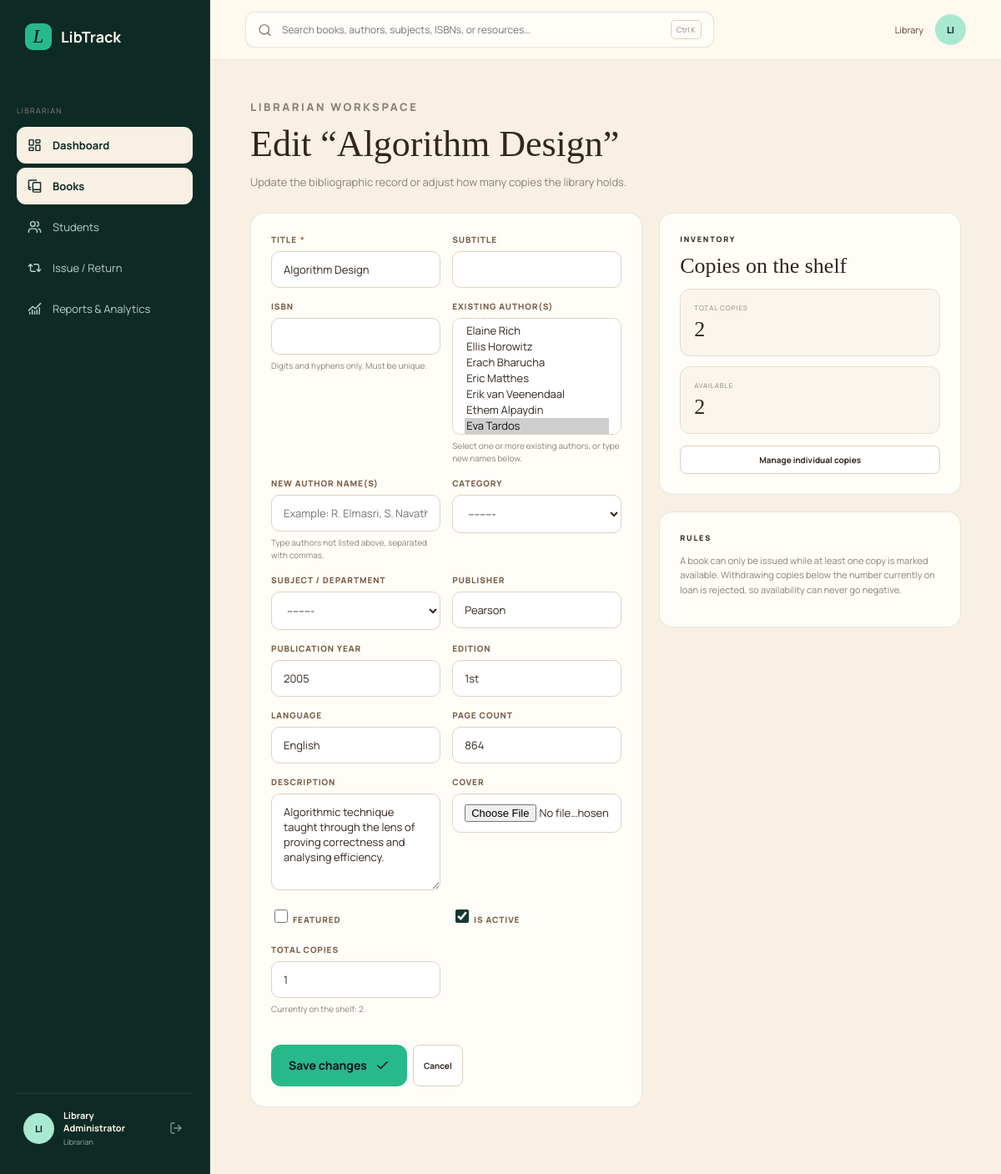
Page /librarian/books/62/edit/ (signed in) on the committed database.
### core/models.py (models this page shows, shortened)
class TimestampedModel(models.Model):
    created_at = models.DateTimeField(auto_now_add=True)
    updated_at = models.DateTimeField(auto_now=True)
    class Meta:
        abstract = True

class Book(TimestampedModel):
    title = models.CharField(max_length=240, db_index=True)
    slug = models.SlugField(max_length=260, unique=True, blank=True)
    subtitle = models.CharField(max_length=240, blank=True)
    isbn = models.CharField(max_length=20, unique=True, null=True, blank=True)
    authors = models.ManyToManyField(Author, related_name="books", blank=True)
    categories = models.ManyToManyField(Category, related_name="books", blank=True)
    subject = models.ForeignKey(
        Subject, null=True, blank=True, on_delete=models.SET_NULL, related_name="books")
    publisher = models.CharField(max_length=160, blank=True)
    publication_year = models.PositiveSmallIntegerField(null=True, blank=True)
    edition = models.CharField(max_length=40, blank=True)
    language = models.CharField(max_length=40, default="English")
    page_count = models.PositiveIntegerField(null=True, blank=True)
    description = models.TextField(blank=True)
    cover = models.ImageField(upload_to="covers/", blank=True, null=True)
    cover_family = models.CharField(max_length=40, blank=True, db_index=True)
    featured = models.BooleanField(default=False, db_index=True)
    is_active = models.BooleanField(default=True, db_index=True)
    objects = BookQuerySet.as_manager()
    class Meta:
        ordering = ["title"]
        indexes = [
            models.Index(fields=["is_active", "title"], name="book_active_title_idx"),
            models.Index(fields=["is_active", "featured"], name="book_active_featured_idx"),
            models.Index(fields=["subject", "publication_year"], name="book_subject_year_idx"),
        ]
    @property
    def total_copies(self):
        cached = getattr(self, "_prefetched_objects_cache", None)
        if cached and "copies" in cached:
            return len(cached["copies"])
        return self.copies.count()
    @property
    def available_copies(self):
        cached = getattr(self, "_prefetched_objects_cache", None)
        if cached and "copies" in cached:
            return sum(1 for copy in cached["copies"]
                       if copy.status == BookCopy.Status.AVAILABLE)
        return self.copies.filter(status=BookCopy.Status.AVAILABLE).count()

class BookCopy(TimestampedModel):
    class Status(models.TextChoices):
        AVAILABLE = "available", "Available"
        ON_LOAN = "on_loan", "On loan"
        RESERVED = "reserved", "Reserved"
        REPAIR = "repair", "In repair"
        LOST = "lost", "Lost"
    book = models.ForeignKey(Book, on_delete=models.PROTECT, related_name="copies")
    accession_number = models.CharField(max_length=40, unique=True)
    status = models.CharField(
        max_length=12, choices=Status.choices, default=Status.AVAILABLE, db_index=True)
    shelf_location = models.CharField(max_length=80, blank=True)
    acquired_on = models.DateField(null=True, blank=True)
    notes = models.TextField(blank=True)
    class Meta:
        ordering = ["accession_number"]
        indexes = [
            models.Index(fields=["book", "status"], name="copy_book_status_idx"),
        ]

### core/views.py (the view)
# urls.py: path("librarian/books/<int:pk>/edit/", views.librarian_book_edit, name="librarian_book_edit"),
@_librarian_required
def librarian_book_edit(request, pk):
    book = get_object_or_404(Book.objects.with_availability(), pk=pk)
    if request.method == "POST":
        form = BookForm(request.POST, request.FILES, instance=book)
        if form.is_valid():
            book = form.save()
            requested = form.cleaned_data.get("total_copies")
            if requested is not None:
                current = book.total_copies
                if requested > current:
                    services.add_copies(book, requested - current)
                elif requested < current:
                    removable = (book.copies.filter(status=BookCopy.Status.AVAILABLE)
                                 .order_by("-accession_number")[: current - requested])
                    for copy in removable:
                        copy.delete()
            services.log_action(ActivityLog.Action.ADMIN, user=request.user,
                                description=f"Updated {book.title}", obj=book)
            messages.success(request, f"“{book.title}” was updated.")
            return redirect("core:librarian_books")
        messages.error(request, "Please correct the highlighted fields.")
    else:
        form = BookForm(instance=book)
    return render(request, "librarian/book_form.html", {
        "form": form, "book": book, "is_edit": True, "section": "librarian"})

### core/context_processors.py (called while the page is built)
def library_rules(request):
    return {"LIBRARY_RULES": django_settings.LIBRARY_RULES}

### core/models.py (called while the page is built)
    def __str__(self):
        return self.name

    def __str__(self):
        return self.name

    def __str__(self):
        if self.semester_id and self.code:
            return f"{self.code} — {self.name}"
        return self.name

    def with_availability(self):
        return self.prefetch_related("copies")

### core/views.py (called while the page is built)
def _librarian_required(view):
    return user_passes_test(
        lambda u: u.is_authenticated and u.is_staff, login_url="core:portal_select")(view)

### templates/librarian/book_form.html (shortened to what this page needs)
{% extends "base.html" %}
{% block content %}
<div class="app-shell">
  {% include "partials/sidebar.html" %}
  <main class="app-main">
    {% include "partials/topbar.html" %}
    <section class="content-pad">
      <div class="page-intro">
        <p class="app-eyebrow">LIBRARIAN WORKSPACE</p>
        <h1>{% if is_edit %}Edit “{{ book.title }}”{% else %}Add a new title{% endif %}</h1>
        <p>{% if is_edit %}Update the bibliographic record or adjust how many copies the library holds.{% else %}Bibliographic details create the record; the copy count creates physical items on the shelf.{% endif %}</p>
      </div>
      <div class="panel-grid">
        <section class="panel">
          <form method="post" enctype="multipart/form-data" novalidate>{% csrf_token %}
            <div class="form-grid form-grid-2">
              {% for field in form %}{% include "partials/form_field.html" %}{% endfor %}
            </div>
            <div class="desk-actions" style="margin-top:20px">
              <button class="button button-primary" type="submit">{% if is_edit %}Save changes{% else %}Add book{% endif %} <i data-lucide="check"></i></button>
              <a class="btn-inline" href="{% url 'core:librarian_books' %}">Cancel</a>
            </div>
          </form>
        </section>
        <aside class="stack">
          <section class="panel">
            <p class="app-eyebrow">INVENTORY</p>
            <h2 style="font:26px/1.05 var(--serif);margin:6px 0 14px">Copies on the shelf</h2>
            <div class="metric-list">
              <div><small>Total copies</small><strong>{{ book.total_copies }}</strong></div>
              <div><small>Available</small><strong>{{ book.available_copies }}</strong></div>
            </div>
            {% if is_edit %}
              <a class="btn-inline" href="{% url 'core:librarian_copies' book.pk %}" style="margin-top:14px;width:100%;justify-content:center">Manage individual copies</a>
            {% endif %}
          </section>
          <section class="panel">
            <p class="app-eyebrow">RULES</p>
            <p class="inline-note">A book can only be issued while at least one copy is marked available. Withdrawing copies below the number currently on loan is rejected, so availability can never go negative.</p>
          </section>
        </aside>
      </div>
    </section>
  </main>
</div>
{% endblock %}

### templates/partials/sidebar.html (shortened to what this page needs)
<aside class="app-sidebar" id="app-sidebar">
  <a class="brand sidebar-brand" href="{% url 'core:home' %}"><span class="brand-mark">L</span><span>LibTrack</span></a>
  <nav class="side-nav" aria-label="Product navigation">
    {% if request.user.is_staff %}
      <p class="nav-label">Librarian</p>
      <a class="{% if section == 'librarian' %}active{% endif %}" href="{% url 'core:librarian' %}"><i data-lucide="layout-dashboard"></i>Dashboard</a>
      <a class="{% if request.resolver_match.url_name == 'librarian_books' or request.resolver_match.url_name == 'librarian_book_edit' or request.resolver_match.url_name == 'librarian_copies' %}active{% endif %}" href="{% url 'core:librarian_books' %}"><i data-lucide="book-copy"></i>Books</a>
      <a class="" href="{% url 'core:librarian_students' %}"><i data-lucide="users"></i>Students</a>
      <a class="{% if request.resolver_match.url_name == 'librarian_circulation' %}active{% endif %}" href="{% url 'core:librarian_circulation' %}"><i data-lucide="repeat-2"></i>Issue / Return</a>
      <a class="{% if request.resolver_match.url_name == 'librarian_reports' %}active{% endif %}" href="{% url 'core:librarian_reports' %}"><i data-lucide="chart-no-axes-combined"></i>Reports &amp; Analytics</a>
    {% endif %}
  </nav>
  <div class="sidebar-user">
    <span class="avatar">{% if request.user.is_authenticated %}{{ request.user.first_name|default:request.user.username|slice:":2"|upper }}{% else %}LT{% endif %}</span>
    <div>
      <strong>{% if request.user.is_authenticated %}{{ request.user.get_full_name|default:request.user.username }}{% else %}Guest reader{% endif %}</strong>
      <small>{% if request.user.is_staff %}Librarian{% elif request.user.student_profile %}{{ request.user.student_profile.department|default:"Student" }}{% else %}Browse the collection{% endif %}</small>
    </div>
    {% if request.user.is_authenticated %}
      <form method="post" action="{% url 'core:logout' %}">{% csrf_token %}<button type="submit" aria-label="Sign out" title="Sign out" class="sidebar-icon-button"><i data-lucide="log-out"></i></button></form>
    {% else %}
      <a href="{% url 'core:portal_select' %}" aria-label="Sign in"><i data-lucide="log-in"></i></a>
    {% endif %}
  </div>
</aside>

### templates/partials/topbar.html (shortened to what this page needs)
<header class="app-topbar">
  <form class="top-search" action="{% url 'core:discover' %}" method="get" role="search"><i data-lucide="search"></i><label class="visually-hidden" for="topbar-search">Search the catalogue</label><input id="topbar-search" name="q" value="{{ request.GET.q|default:'' }}" aria-label="Global search" placeholder="Search books, authors, subjects, ISBNs, or resources…"><kbd>Ctrl K</kbd></form>
  <div class="top-actions">
    {% if request.user.is_authenticated %}
      <span class="topbar-name">{{ request.user.first_name|default:request.user.username }}</span>
      <a class="mini-avatar" href="{% if request.user.is_staff %}{% url 'core:librarian' %}{% else %}{% url 'core:student' %}{% endif %}" aria-label="Go to my dashboard">{{ request.user.first_name|default:request.user.username|slice:":2"|upper }}</a>
    {% else %}
      <a href="{% url 'core:portal_select' %}">Sign in</a>
    {% endif %}
  </div>
</header>

### templates/partials/form_field.html (shortened to what this page needs)
<div class="form-field{% if field.errors %} has-error{% endif %}">
  {% if field.field.widget.input_type == "checkbox" %}
    <label class="checkbox-field" for="{{ field.id_for_label }}">{{ field }} <span>{{ field.label }}</span></label>
  {% else %}
    <label for="{{ field.id_for_label }}">{{ field.label }}{% if field.field.required %}<span class="req" aria-hidden="true">*</span>{% endif %}</label>
    {{ field }}
  {% endif %}
  {% if field.help_text %}<p class="help-text">{{ field.help_text }}</p>{% endif %}
</div>

### static/css/app.css (style rules this page uses)
:root { --ink:#08121d;--ink-2:#0b1622;--forest:#0e2a24;--forest-2:#15382f;--emerald:#28b98a;--emerald-soft:#a9e8d1;--cream:#fff9ee;--cream-2:#f7f0e3;--paper:#fffdf8;--brown:#33251d;--brown-2:#5b4332;--muted:#8a8178;--line:rgba(255,255,255,.09);--serif:"Instrument Serif",Georgia,serif;--sans:"Manrope",system-ui,sans-serif }
* { box-sizing:border-box }
html { scroll-behavior:smooth }
body { margin:0;background:var(--cream);color:var(--brown);font-family:var(--sans) }
button,input { font:inherit }
.brand { display:flex;align-items:center;gap:11px;color:var(--cream);font-size:18px;font-weight:700;text-decoration:none }
.brand-mark { display:grid;place-items:center;width:32px;height:32px;border-radius:9px;background:var(--emerald);color:var(--ink);font:italic 23px var(--serif) }
.button { height:50px;border:1px solid transparent;border-radius:12px;padding:0 20px;display:inline-flex;align-items:center;justify-content:center;gap:10px;font-size:14px;font-weight:650;text-decoration:none;cursor:pointer;transition:transform .2s,background .2s,border-color .2s }
.button svg { width:17px }
.button-primary { background:var(--emerald);color:var(--ink) }

### static/css/product.css (style rules this page uses)
.app-shell { min-height:100vh;background:var(--cream-2) }
.app-sidebar { position:fixed;inset:0 auto 0 0;width:252px;padding:28px 20px;background:var(--forest);color:var(--cream);z-index:30;display:flex;flex-direction:column;border-right:1px solid rgba(255,255,255,.08) }
.sidebar-brand { padding:0 10px;margin-bottom:44px }
.side-nav { display:flex;flex-direction:column;gap:5px }
.nav-label { font-size:9px;letter-spacing:.2em;color:#84a49a;text-transform:uppercase;margin:22px 12px 8px }
.side-nav a { height:44px;display:flex;align-items:center;gap:13px;padding:0 13px;border-radius:11px;color:#bcd0c9;text-decoration:none;font-size:13px;transition:.2s }
.side-nav a svg { width:17px }
.side-nav a.active { background:#f7f0e3;color:var(--forest);font-weight:700 }
.sidebar-user { margin-top:auto;padding:18px 8px 4px;border-top:1px solid rgba(255,255,255,.08);display:flex;gap:11px;align-items:center }
.avatar,.mini-avatar { display:grid;place-items:center;width:37px;height:37px;border-radius:50%;background:var(--emerald-soft);color:var(--forest);font-size:11px;font-weight:800 }
.sidebar-user div { display:flex;flex:1;flex-direction:column }
.sidebar-user strong { font-size:11px }
.sidebar-user small { color:#91ada4;font-size:9px;margin-top:3px }
.sidebar-user svg { width:16px;color:#7b978e }
.app-main { margin-left:252px;min-width:0 }
.app-topbar { height:72px;padding:0 42px;background:rgba(255,249,238,.94);backdrop-filter:blur(15px);border-bottom:1px solid rgba(51,37,29,.09);display:flex;align-items:center;gap:20px;position:sticky;top:0;z-index:20 }
.top-search { height:43px;width:min(620px,65%);display:flex;align-items:center;gap:10px;padding:0 14px;background:#fffdf8;border:1px solid rgba(51,37,29,.12);border-radius:11px }
.top-search svg { width:17px;color:#8a8178 }
.top-search input { border:0;background:transparent;outline:none;flex:1;font-size:12px }
.top-search kbd { font:9px var(--sans);border:1px solid #ddd1bf;padding:4px 6px;border-radius:5px;color:#8a8178 }
.top-actions { margin-left:auto;display:flex;align-items:center;gap:14px }
.mini-avatar { text-decoration:none }
.content-pad { padding:46px clamp(28px,4vw,62px) 80px;max-width:1500px;margin:auto }
.app-eyebrow { margin:0 0 12px;color:var(--success);font-size:9px;font-weight:800;letter-spacing:.2em;text-transform:uppercase }

### rows in the picture
Book: title "Algorithm Design", form "Algorithm Design" "---------" "Pearson" "2005" "1st" "English" "864" "Algorithmic technique taught through the lens of proving correctness and analysing efficiency.", form "☑", total_copies "2"
BookCopy: available_copies "2"

### other values in the picture
{{ request.user.first_name|default:request.user.username|slice:":2"|upper }} "LI"
{{ request.user.get_full_name|default:request.user.username }} "Library Administrator"
{{ request.user.first_name|default:request.user.username }} "Library"
{{ field.label }} "TITLE" "SUBTITLE" "ISBN" "EXISTING AUTHOR(S)" "NEW AUTHOR NAME(S)" "CATEGORY" "SUBJECT / DEPARTMENT" "PUBLISHER" "PUBLICATION YEAR" "EDITION" "LANGUAGE" "PAGE COUNT" "DESCRIPTION" "COVER" "TOTAL COPIES"
{{ field.help_text }} "Digits and hyphens only. Must be unique." "Select one or more existing authors, or type new names below." "Type authors not listed above, separated with commas." "Currently on the shelf: 2."
{{ field.label }} "FEATURED" "IS ACTIVE"
